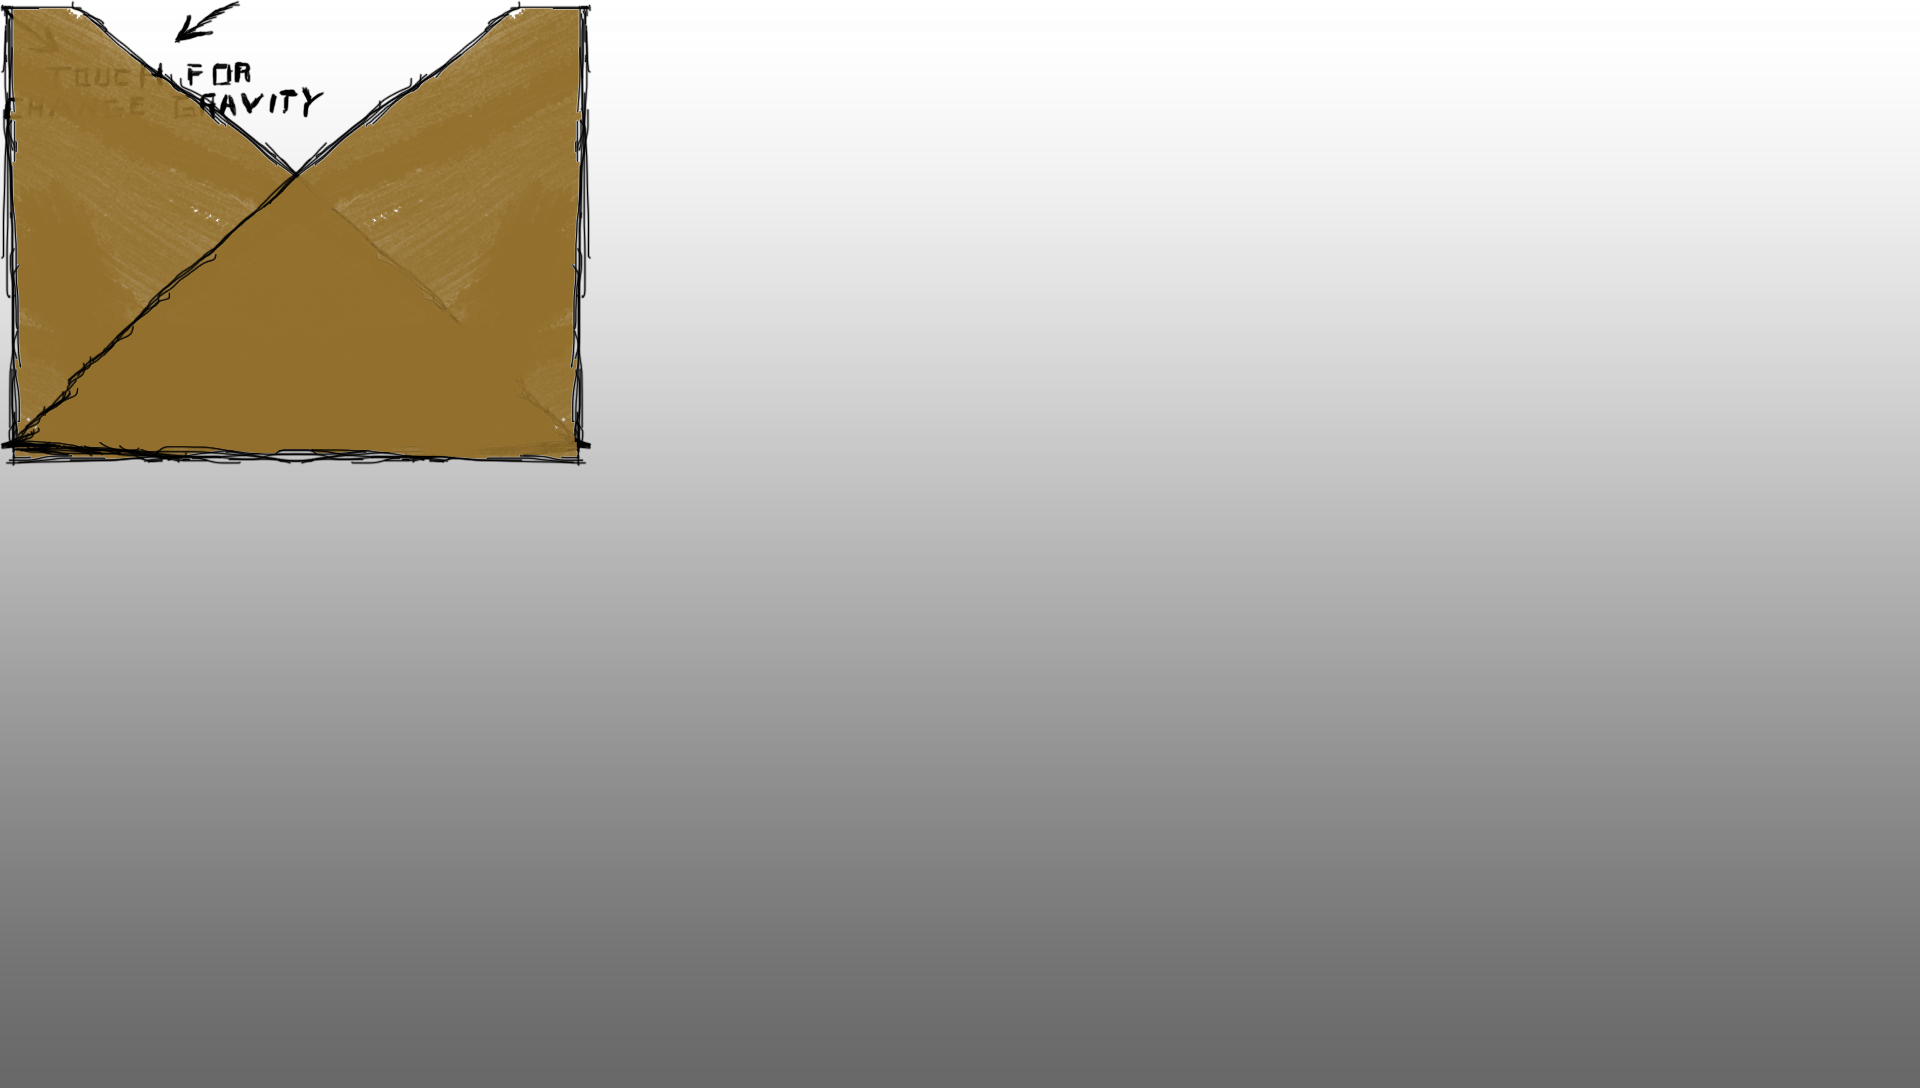

This is a level from a 2D game, rendered from its Tiled map with the project's own tilesets. A one-line summary and the map file follow, with tile-layer data summarised:
An orthogonal 60x34 tile map with 32x32 px tiles, 1 tile layer (Background), 3 image layers and 28 objects (14x SPIKES, 8x PLATFORM, 2x CHAIN_COLLIDER, FLAG, BUTTON_DOWN, ...).

<map version="1.0" orientation="orthogonal" renderorder="right-down" width="60" height="34" tilewidth="32" tileheight="32" nextobjectid="72">
 <tileset firstgid="1" name="Level2_Background" tilewidth="32" tileheight="32">
  <image source="mapImages/background1.png" width="1920" height="1080" />
 </tileset>
 <layer name="Background" width="60" height="34">
  <data>[2040 cells, 2040 non-empty, 1980 distinct tile ids]</data>
 </layer>
 <imagelayer name="Capa de Imagen 3" x="756" y="476">
  <image source="mapImages/annotationTouchForChangeGravity.png" />
 </imagelayer>
 <objectgroup name="Colliders">
  <object id="13" name="finishFlag" type="FLAG" x="902.667" y="34.6667" width="64" height="96">
   <properties>
    <property name="flipY" value="true" />
   </properties>
  </object>
  <object id="31" name="platform4" type="PLATFORM" x="576" y="864" width="320" height="32">
   <properties>
    <property name="texture" value="platform2" />
   </properties>
  </object>
  <object id="32" name="platform4" type="PLATFORM" x="837.333" y="6.66667" width="224" height="32">
   <properties>
    <property name="texture" value="platform2" />
   </properties>
  </object>
  <object id="36" name="spikes1" type="SPIKES" x="576" y="832" width="160" height="32" />
  <object id="37" name="spikes1" type="SPIKES" x="736" y="832" width="160" height="32" />
  <object id="38" name="spikes1" type="SPIKES" x="896" y="832" width="160" height="32" />
  <object id="39" name="spikes1" type="SPIKES" x="1056" y="832" width="160" height="32" />
  <object id="40" name="platform4" type="PLATFORM" x="896" y="864" width="320" height="32">
   <properties>
    <property name="texture" value="platform2" />
   </properties>
  </object>
  <object id="41" name="spikes3" type="SPIKES" x="64" y="192" width="160" height="32">
   <properties>
    <property name="flipY" value="true" />
   </properties>
  </object>
  <object id="42" name="platform4" type="PLATFORM" x="64" y="160" width="320" height="32">
   <properties>
    <property name="texture" value="platform2" />
   </properties>
  </object>
  <object id="43" name="platform4" type="PLATFORM" x="384" y="160" width="160" height="32">
   <properties>
    <property name="texture" value="platform2" />
   </properties>
  </object>
  <object id="44" name="platform4" type="PLATFORM" x="992" y="160" width="480" height="32">
   <properties>
    <property name="texture" value="platform2" />
   </properties>
  </object>
  <object id="46" name="spikes3" type="SPIKES" x="224" y="192" width="160" height="32">
   <properties>
    <property name="flipY" value="true" />
   </properties>
  </object>
  <object id="47" name="spikes3" type="SPIKES" x="384" y="192" width="160" height="32">
   <properties>
    <property name="flipY" value="true" />
   </properties>
  </object>
  <object id="49" name="spikes3" type="SPIKES" x="1312" y="192" width="160" height="32">
   <properties>
    <property name="flipY" value="true" />
   </properties>
  </object>
  <object id="51" name="buttonDown" type="BUTTON_DOWN" x="992" y="416" width="61" height="61">
   <ellipse />
  </object>
  <object id="52" name="buttonUp" type="BUTTON_UP" x="704" y="416" width="61" height="61">
   <ellipse />
  </object>
  <object id="59" name="spikes3" type="SPIKES" x="1472" y="192" width="160" height="32">
   <properties>
    <property name="flipY" value="true" />
   </properties>
  </object>
  <object id="60" name="spikes3" type="SPIKES" x="1632" y="192" width="160" height="32">
   <properties>
    <property name="flipY" value="true" />
   </properties>
  </object>
  <object id="63" name="platform4" type="PLATFORM" x="544" y="160" width="320" height="32">
   <properties>
    <property name="texture" value="platform2" />
   </properties>
  </object>
  <object id="67" name="platform4" type="PLATFORM" x="1472" y="160" width="320" height="32">
   <properties>
    <property name="texture" value="platform2" />
   </properties>
  </object>
  <object id="68" name="spikes3" type="SPIKES" x="544" y="192" width="160" height="32">
   <properties>
    <property name="flipY" value="true" />
   </properties>
  </object>
  <object id="69" name="spikes3" type="SPIKES" x="704" y="192" width="160" height="32">
   <properties>
    <property name="flipY" value="true" />
   </properties>
  </object>
  <object id="70" name="spikes3" type="SPIKES" x="1152" y="192" width="160" height="32">
   <properties>
    <property name="flipY" value="true" />
   </properties>
  </object>
  <object id="71" name="spikes3" type="SPIKES" x="992" y="192" width="160" height="32">
   <properties>
    <property name="flipY" value="true" />
   </properties>
  </object>
 </objectgroup>
 <objectgroup name="SpecialColliders">
  <object id="33" type="CHAIN_COLLIDER" x="129.333" y="320">
   <polyline points="0.727273,5.45455 73.9356,5.46401 153.333,70.6667 189.333,93.3333 237.333,125.333 512,373.333 525.333,389.333 577.333,442.333 4,457.333" />
  </object>
  <object id="35" type="CHAIN_COLLIDER" x="1096" y="326">
   <polyline points="576.458,1.25 504,1.33333 424,70.6667 388,93.3333 340,125.333 65.333,373.333 52,389.333 0,442.333 573.333,457.333" />
  </object>
 </objectgroup>
 <objectgroup name="Ball">
  <object id="19" name="ballPlayer" type="BALL" x="142.666" y="278.667" width="40" height="40">
   <ellipse />
  </object>
 </objectgroup>
 <imagelayer name="Capa de Imagen 1" x="126" y="317">
  <image source="mapImages/level5_Platform2-right.png" />
 </imagelayer>
 <imagelayer name="Capa de Imagen 2" x="1088" y="320">
  <image source="mapImages/level5_Platform2-left.png" />
 </imagelayer>
</map>
